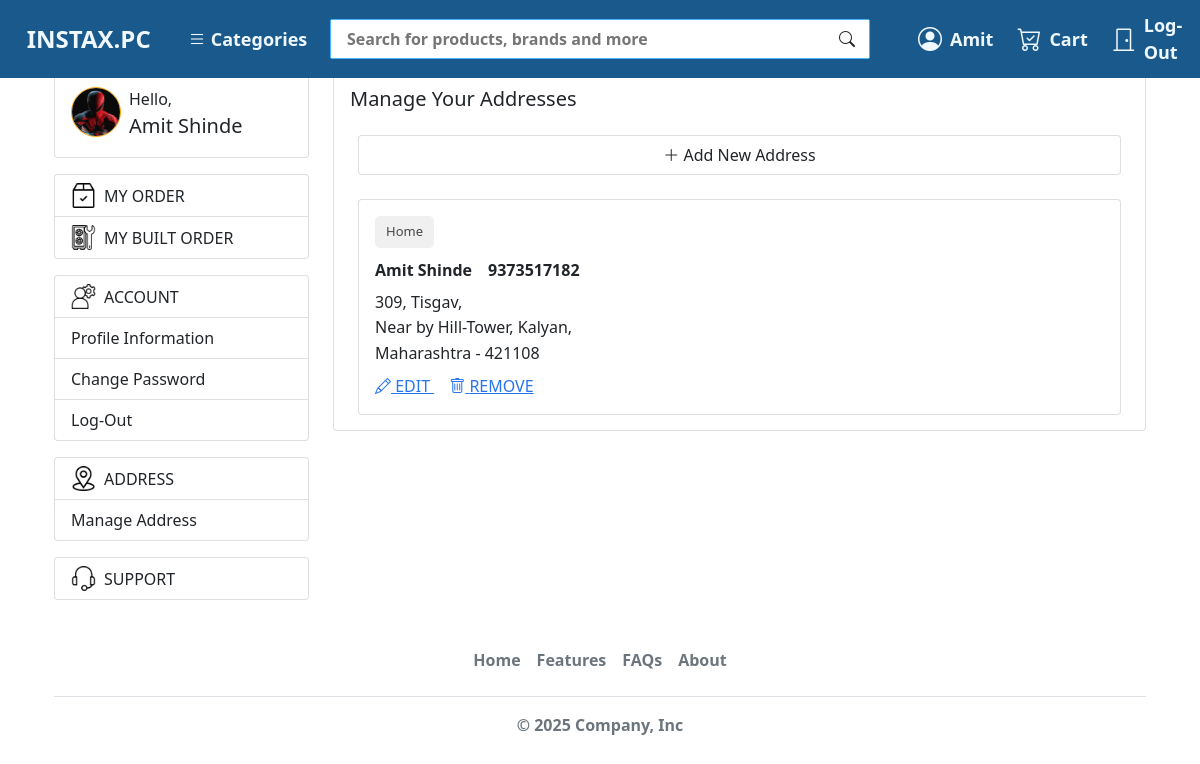
The app's page /userAddress (signed in) with its own data.
### core/models.py (models this page shows, shortened)
class Profile(models.Model):
    GENDER_CHOICES = (
        ('M', 'Male'),
        ('F', 'Female'),
        ('O', 'Other'),
    )
    user = models.OneToOneField(User, on_delete=models.CASCADE)
    first_name = models.CharField(max_length=150)
    last_name = models.CharField(max_length=150)
    email = models.EmailField()
    mobile = models.CharField(max_length=10)
    gender = models.CharField(max_length=1, choices=GENDER_CHOICES)
    profile_image = models.ImageField(upload_to='profile_images/', null=True, blank=True)

class UserAddress(models.Model):
    TYPE_COSIES = [('Home','Home'),('Office','Office')]
    user = models.ForeignKey(User, on_delete = models.CASCADE)
    state = models.CharField(max_length=20)
    city = models.CharField(max_length=20)
    area = models.CharField(max_length=30)
    block = models.CharField(max_length=20)
    landmark = models.CharField(max_length=40)
    pin = models.CharField(max_length=6)
    addressType = models.CharField(max_length=20, choices=TYPE_COSIES,default='H')
    mobile = models.CharField(max_length=10)
    fullName = models.CharField(max_length=30)

### core/views.py (the view)
# urls.py: path('userAddress', views.userAddress, name = 'useraddress'),
@login_required
def userAddress(request):
    userData = request.user
    modelData = UserAddress.objects.filter(user=request.user)  # Fetch user's addresses
    return render(request, 'core/UserAddress.html', {'userData': userData, 'modelData': modelData})

### core/templates/core/UserAddress.html (shortened to what this page needs)
{% extends "core/UserProfileBase.html" %}
{% block content_title %}Manage Your Addresses{% endblock content_title %}
{% block content %}
<div class="container mb-4">
    <a href="{% url 'adduseraddress' %}" class="text-decoration-none text-dark mobile-nav-link">
        <div class="card add-address-btn">
            <div class="card-body p-2">
                <i class="bi bi-plus-lg"></i> Add New Address
            </div>
        </div>
    </a>
</div>
<div class="container address-container">
    {% for modelData in modelData %}
    <div class="card address-card">
        <div class="card-body">
            <div class="address-type">
                {{ modelData.addressType }}
            </div>
            <div class="row">
                <div class="col-md-11">
                    <div class="d-flex flex-md-row flex-column mobile-stack gap-3 mb-2">
                        <div>
                            <span class="fw-bold">{{ modelData.fullName }}</span>
                        </div>
                        <div>
                            <span class="fw-bold">{{ modelData.mobile }}</span>
                        </div>
                    </div>
                    <div class="address-details">
                        <p class="mb-2">
                            {{ modelData.block }}, {{ modelData.area }},<br>
                            {{ modelData.landmark }}, {{ modelData.city }},<br>
                            {{ modelData.state }} - {{ modelData.pin }}
                        </p>
                    </div>
                    <div class="address-actions">
                        <a href="{% url 'edituseraddress' modelData.id %}" class="mobile-nav-link">
                            <i class="bi bi-pencil"></i> EDIT
                        </a>
                        <a href="{% url 'removeuseraddress' modelData.id %}" class="mobile-nav-link">
                            <i class="bi bi-trash"></i> REMOVE
                        </a>
                    </div>
                </div>
            </div>
        </div>
    </div>
    {% empty %}
    <div class="empty-state">
        <i class="bi bi-geo-alt" style="font-size: 2.5rem;"></i>
        <h5 class="mt-3">No Address Saved</h5>
        <p>Add your first address to get started</p>
    </div>
    {% endfor %}
</div>
{% endblock content %}

### core/templates/core/UserProfileBase.html (shortened to what this page needs)
{% load static %}
<!DOCTYPE html>
<html lang="en">
<head>
    <link href="https://cdn.jsdelivr.net/npm/bootstrap@5.0.2/dist/css/bootstrap.min.css" rel="stylesheet">
    <link rel="stylesheet" href="https://cdn.jsdelivr.net/npm/bootstrap-icons@1.11.3/font/bootstrap-icons.min.css">
</head>
<body>
    {% include "core/NavbarTop.html" %}
    <div class="container" style="margin-top: 70px;">
        <div class="row flex-column flex-lg-row">
            <div class="col-lg-3 col-12 sidebar-col">
                <div class="card mb-3">
                    <div class="card-body profile-card d-flex gap-2">
                        <div>
                            {% if user.profile.profile_image %}
                                <img src="{{ user.profile.profile_image.url }}" alt="Profile Image" class="profile-img">
                            {% else %}
                                <img src="{% static 'images/default.jpg' %}" alt="Profile Image" class="profile-img">
                            {% endif %}
                        </div>
                        <div class="profile-info">
                            <div class="d-flex flex-column">
                                <span>Hello,</span>
                                <span class="fs-5">{{userData.first_name}} {{userData.last_name}}</span>
                            </div>
                        </div>
                    </div>
                </div>
                <div class="list-group mb-3">
                    <a href="{% url 'userorder' %}" class="list-group-item list-group-item-action cv menu-item mobile-nav-link">
                        <div class="d-flex align-items-center">
                            <img src="{% static 'images/order.png' %}" alt="Orders" class="menu-icon">
                            <span class="ms-2">MY ORDER</span>
                        </div>
                    </a>
                    <a href="{% url 'userbuiltorder' %}" class="list-group-item list-group-item-action cv menu-item mobile-nav-link">
                        <div class="d-flex align-items-center">
                            <img src="{% static 'images/pc-tower.png' %}" alt="Built Orders" class="menu-icon">
                            <span class="ms-2">MY BUILT ORDER</span>
                        </div>
                    </a>
                </div>
                <div class="list-group mb-3">
                    <div class="list-group-item menu-item">
                        <div class="d-flex align-items-center">
                            <img src="{% static 'images/account.png' %}" alt="Account" class="menu-icon">
                            <span class="ms-2">ACCOUNT</span>
                        </div>
                    </div>
                    <a href="{% url 'profile' %}" class="list-group-item list-group-item-action cv menu-item mobile-nav-link">
                        Profile Information
                    </a>
                    <a href="{% url 'changeuserpassword' %}" class="list-group-item list-group-item-action cv menu-item mobile-nav-link">
                        Change Password
                    </a>
                    <a href="{% url 'logout' %}" class="list-group-item list-group-item-action cv menu-item mobile-nav-link">
                        Log-Out
                    </a>
                </div>
                <div class="list-group mb-3">
                    <div class="list-group-item menu-item">
                        <div class="d-flex align-items-center">
                            <img src="{% static 'images/address.png' %}" alt="Address" class="menu-icon">
                            <span class="ms-2">ADDRESS</span>
                        </div>
                    </div>
                    <a href="{% url 'useraddress' %}" class="list-group-item list-group-item-action cv menu-item mobile-nav-link">
                        Manage Address
                    </a>
                </div>
                <div class="list-group">
                    <a href="{% url 'aboutsite' %}" class="list-group-item list-group-item-action cv menu-item mobile-nav-link">
                        <div class="d-flex align-items-center">
                            <img src="{% static 'images/support.png' %}" alt="Support" class="menu-icon">
                            <span class="ms-2">SUPPORT</span>
                        </div>
                    </a>
                </div>
            </div>
            <div class="col-lg-9 col-12 content-col" id="main-content">
                <div class="card">
                    <div class="card-body">
                        <h5>{% block content_title %}{% endblock content_title %}</h5>
                    </div>
                    {% block content %} {% endblock content %}
                </div>
            </div>
        </div>
    </div>
    {% include "core/footer.html" %}
</body>
</html>

### core/templates/core/NavbarTop.html (shortened to what this page needs)
<link rel="stylesheet" href="https://cdn.jsdelivr.net/npm/bootstrap-icons@1.11.3/font/bootstrap-icons.min.css">
<link href="https://cdn.jsdelivr.net/npm/bootstrap@5.3.0/dist/css/bootstrap.min.css" rel="stylesheet">
<div class="container-fluid navbar-light p-2 fixed-top" style="background-color: #19598b;">
    <div class="row align-items-center">
        <div class="col-6 col-md-2 d-flex justify-content-start justify-content-md-center align-items-center">
            <a class="navbar-brand" href="{% url 'index' %}"><span class="text-color">INSTAX.PC</span></a>
        </div>
        <div class="col-md-1 d-none d-md-flex justify-content-center align-items-center">
            <div class="dropdown hover-dropdown">
                <a class="btn-hover-underline dropdown-toggle d-flex align-items-center gap-2" href="#" role="button">
                    <span class="text-color" style="font-weight: 600; font-size:large;"><i class="bi bi-list"></i> Categories</span>
                </a>
            </div>
        </div>
        <div class="col-md-6 d-none d-md-flex align-items-center justify-content-center">
            <div class="search-container w-100">
                <form action="{% url "search" %}" method="POST">
                    <div class="search-box" style="height: 40px; border: solid 1px rgb(69, 181, 255);">
                        <input type="text" class="search-input fs-6" placeholder="Search for products, brands and more" name="searchValue" style="font-weight: 600;">
                        <button class="search-button" type="submit">
                            <i class="bi bi-search"></i>
                        </button>
                    </div>
                </form>
            </div>
        </div>
        <div class="col-md-3 d-none d-md-flex align-items-center justify-content-start gap-3">
            {% if request.user.is_authenticated %}
            <a href="{% url 'profile' %}" class="text-decoration-none">
                <div class="login-icon d-flex align-items-center justify-content-center gap-2 p-1 text-color" style="font-weight: 600; font-size:large;">
                    <i class="bi bi-person-circle fs-4"></i>
                    <span>{{request.user.first_name}}</span>
                </div>
            </a>
            {% if count == 0 %}
            <a href="{% url 'addcart' %}" class="text-decoration-none">
                <div class="login-icon d-flex align-items-center justify-content-center gap-2 p-1 text-color" style="font-weight: 600; font-size:large;">
                    <i class="bi bi-cart fs-4"></i>
                    <span>Cart</span>
                </div>
            </a>
            {% else %}
            <a href="{% url 'addcart' %}" class="text-decoration-none">
                <div class="login-icon d-flex align-items-center justify-content-center gap-2 p-1 text-color" style="font-weight: 600; font-size:large;">
                    <i class="bi bi-cart-check fs-4"></i>
                    <span>Cart</span>
                </div>
            </a>
            {% endif %}
            <a href="{% url 'logout' %}" class="text-decoration-none">
                <div class="login-icon d-flex align-items-center justify-content-center gap-2 p-1 text-color" style="font-weight: 600; font-size:large;">
                    <i class="bi bi-door-closed fs-4"></i>
                    <span>Log-Out</span>
                </div>
            </a>
            {% endif %}
        </div>
    </div>
</div>

### core/templates/core/UserProfileBase.html (style rules this page uses)
.profile-img { height: 50px; width: 50px; border-radius: 50%; border: solid 1px orange; object-fit: cover; }
.menu-icon { height: 25px; width: 25px; }
.mobile-nav-link { cursor: pointer; }
html { scroll-behavior: smooth; }

### core/templates/core/NavbarTop.html (style rules this page uses)
.navbar-light .navbar-brand { color: var(--flipkart-blue); font-size: 24px; font-weight: bold; }
.btn-hover-underline { position: relative; text-decoration: none; color: var(--flipkart-blue); }
.btn-hover-underline::after { content: ''; position: absolute; left: 0; bottom: -4px; width: 100%; height: 2px; background-color: var(--flipkart-blue); transform: scaleX(0); transition: transform 0.3s ease-in-out; }
.search-container { flex-grow: 1; margin: 0 20px; }
.search-box { display: flex; height: 36px; background-color: white; border-radius: 2px; overflow: hidden; }
.search-input { flex-grow: 1; border: none; outline: none; padding: 0 16px; font-size: 14px; }
.search-button { width: 44px; background-color: white; border: none; color: var(--flipkart-blue); cursor: pointer; display: flex; align-items: center; justify-content: center; }
.text-color { color: aliceblue; }

### core/templates/core/UserAddress.html (style rules this page uses)
.address-card { transition: all 0.3s ease; margin-bottom: 15px; border-radius: 8px; overflow: hidden; }
.address-type { border: solid 1px #F0F0F0; display: inline-block; padding: 5px 10px; background-color: #F0F0F0; border-radius: 5px; color: #464748; font-size: 13px; margin-bottom: 10px; }
.add-address-btn { height: 40px; display: flex; align-items: center; justify-content: center; font-weight: 500; transition: all 0.3s ease; }
.address-actions a { color: #2874F0; margin-right: 15px; font-weight: 500; }
.address-details { line-height: 1.6; }

### records on screen
UserAddress: addressType "Home", fullName "Amit Shinde", mobile "9373517182", block "309", area "Tisgav", landmark "Near by Hill-Tower", city "Kalyan", state "Maharashtra", pin "421108"

### other values on screen
{{ request.user.first_name }} "Amit"
{{ userData.first_name }} "Amit"
{{ userData.last_name }} "Shinde"
